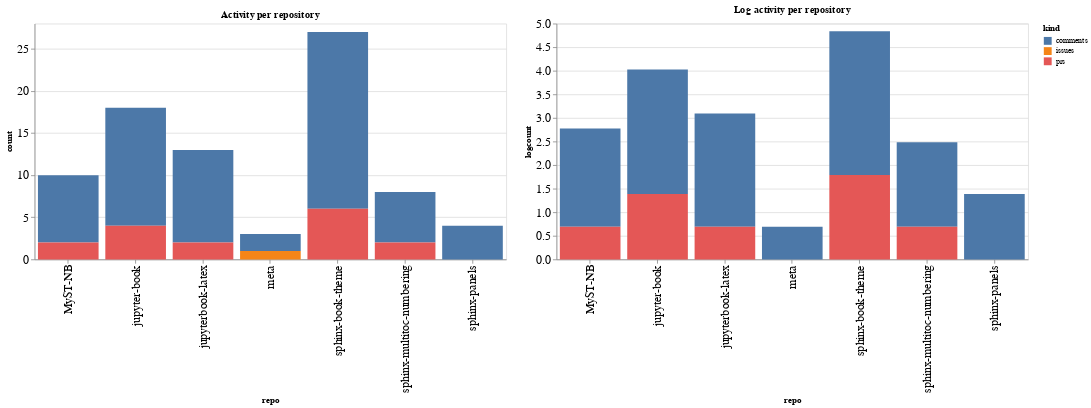

The notebook cell saved with this chart:
### Code cell
ch1 = alt.Chart(repo_summaries, width=600, title="Activity per repository").mark_bar().encode(
    x='repo',
    y='count',
    color='kind',
    tooltip="kind"
)

ch2 = alt.Chart(repo_summaries, width=600, title="Log activity per repository").mark_bar().encode(
    x='repo',
    y='logcount',
    color='kind',
    tooltip="kind"
)

ch1 | ch2

### Figure 1 — Vega-Lite specification as saved in the notebook (floating-point values rounded to 4 significant figures)
{"config": {"axisLeft": {"labelFontSize": 15}, "axisBottom": {"labelFontSize": 15}}, "hconcat": [{"mark": "bar", "encoding": {"color": {"type": "nominal", "field": "kind"}, "tooltip": {"type": "nominal", "field": "kind"}, "x": {"type": "nominal", "field": "repo"}, "y": {"type": "quantitative", "field": "count"}}, "title": "Activity per repository", "width": 600}, {"mark": "bar", "encoding": {"color": {"type": "nominal", "field": "kind"}, "tooltip": {"type": "nominal", "field": "kind"}, "x": {"type": "nominal", "field": "repo"}, "y": {"type": "quantitative", "field": "logcount"}}, "title": "Log activity per repository", "width": 600}], "data": {"name": "data-89608957d3a5ddb46712f4078348e77a"}, "$schema": "https://vega.github.io/schema/vega-lite/v4.8.1.json", "datasets": {"data-89608957d3a5ddb46712f4078348e77a": [{"repo": "MyST-NB", "kind": "comments", "count": 8, "logcount": 2.079}, {"repo": "MyST-NB", "kind": "prs", "count": 2, "logcount": 0.6931}, {"repo": "jupyter-book", "kind": "comments", "count": 14, "logcount": 2.639}, {"repo": "jupyter-book", "kind": "prs", "count": 4, "logcount": 1.386}, {"repo": "jupyterbook-latex", "kind": "comments", "count": 11, "logcount": 2.398}, {"repo": "jupyterbook-latex", "kind": "prs", "count": 2, "logcount": 0.6931}, {"repo": "meta", "kind": "comments", "count": 2, "logcount": 0.6931}, {"repo": "meta", "kind": "issues", "count": 1, "logcount": 0.0}, {"repo": "sphinx-book-theme", "kind": "comments", "count": 21, "logcount": 3.045}, {"repo": "sphinx-book-theme", "kind": "prs", "count": 6, "logcount": 1.792}, {"repo": "sphinx-multitoc-numbering", "kind": "comments", "count": 6, "logcount": 1.792}, {"repo": "sphinx-multitoc-numbering", "kind": "prs", "count": 2, "logcount": 0.6931}, {"repo": "sphinx-panels", "kind": "comments", "count": 4, "logcount": 1.386}]}}
